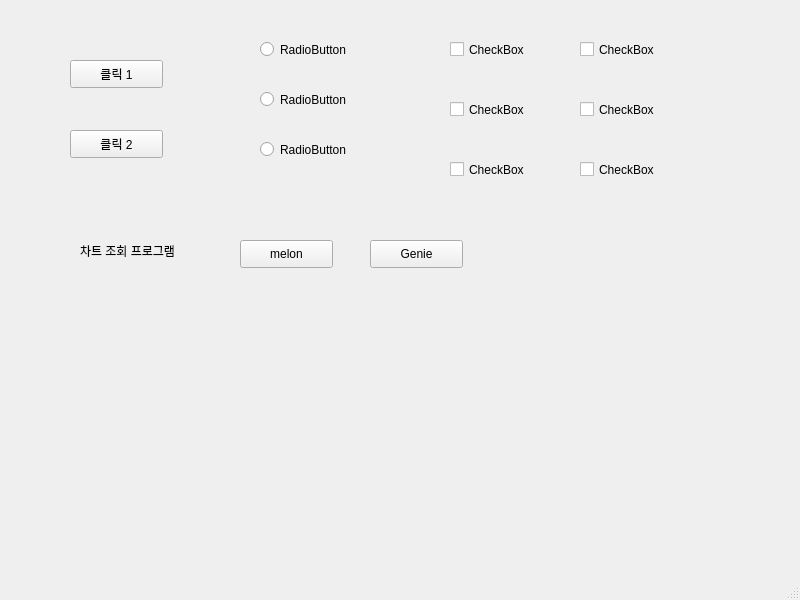
<?xml version="1.0" encoding="UTF-8"?>
<ui version="4.0">
 <class>MainWindow</class>
 <widget class="QMainWindow" name="MainWindow">
  <property name="geometry">
   <rect>
    <x>0</x>
    <y>0</y>
    <width>800</width>
    <height>600</height>
   </rect>
  </property>
  <property name="windowTitle">
   <string>MainWindow</string>
  </property>
  <widget class="QWidget" name="centralwidget">
   <widget class="QPushButton" name="pushButton_1">
    <property name="geometry">
     <rect>
      <x>70</x>
      <y>60</y>
      <width>93</width>
      <height>28</height>
     </rect>
    </property>
    <property name="text">
     <string>클릭 1</string>
    </property>
   </widget>
   <widget class="QPushButton" name="pushButton_2">
    <property name="geometry">
     <rect>
      <x>70</x>
      <y>130</y>
      <width>93</width>
      <height>28</height>
     </rect>
    </property>
    <property name="text">
     <string>클릭 2</string>
    </property>
   </widget>
   <widget class="QRadioButton" name="radioButton_1">
    <property name="geometry">
     <rect>
      <x>260</x>
      <y>40</y>
      <width>108</width>
      <height>19</height>
     </rect>
    </property>
    <property name="text">
     <string>RadioButton</string>
    </property>
   </widget>
   <widget class="QRadioButton" name="radioButton_2">
    <property name="geometry">
     <rect>
      <x>260</x>
      <y>90</y>
      <width>108</width>
      <height>19</height>
     </rect>
    </property>
    <property name="text">
     <string>RadioButton</string>
    </property>
   </widget>
   <widget class="QRadioButton" name="radioButton_3">
    <property name="geometry">
     <rect>
      <x>260</x>
      <y>140</y>
      <width>108</width>
      <height>19</height>
     </rect>
    </property>
    <property name="text">
     <string>RadioButton</string>
    </property>
   </widget>
   <widget class="QCheckBox" name="check1">
    <property name="geometry">
     <rect>
      <x>450</x>
      <y>40</y>
      <width>96</width>
      <height>19</height>
     </rect>
    </property>
    <property name="text">
     <string>CheckBox</string>
    </property>
   </widget>
   <widget class="QCheckBox" name="check2">
    <property name="geometry">
     <rect>
      <x>450</x>
      <y>100</y>
      <width>96</width>
      <height>19</height>
     </rect>
    </property>
    <property name="text">
     <string>CheckBox</string>
    </property>
   </widget>
   <widget class="QCheckBox" name="check3">
    <property name="geometry">
     <rect>
      <x>450</x>
      <y>160</y>
      <width>96</width>
      <height>19</height>
     </rect>
    </property>
    <property name="text">
     <string>CheckBox</string>
    </property>
   </widget>
   <widget class="QCheckBox" name="checkBox3">
    <property name="geometry">
     <rect>
      <x>580</x>
      <y>160</y>
      <width>96</width>
      <height>19</height>
     </rect>
    </property>
    <property name="text">
     <string>CheckBox</string>
    </property>
   </widget>
   <widget class="QCheckBox" name="checkBox2">
    <property name="geometry">
     <rect>
      <x>580</x>
      <y>100</y>
      <width>96</width>
      <height>19</height>
     </rect>
    </property>
    <property name="text">
     <string>CheckBox</string>
    </property>
   </widget>
   <widget class="QCheckBox" name="checkBox1">
    <property name="geometry">
     <rect>
      <x>580</x>
      <y>40</y>
      <width>96</width>
      <height>19</height>
     </rect>
    </property>
    <property name="text">
     <string>CheckBox</string>
    </property>
   </widget>
   <widget class="QLabel" name="label">
    <property name="geometry">
     <rect>
      <x>80</x>
      <y>230</y>
      <width>201</width>
      <height>41</height>
     </rect>
    </property>
    <property name="text">
     <string>차트 조회 프로그램</string>
    </property>
   </widget>
   <widget class="QPushButton" name="pushButton_3">
    <property name="geometry">
     <rect>
      <x>240</x>
      <y>240</y>
      <width>93</width>
      <height>28</height>
     </rect>
    </property>
    <property name="text">
     <string>melon</string>
    </property>
   </widget>
   <widget class="QPushButton" name="pushButton_4">
    <property name="geometry">
     <rect>
      <x>370</x>
      <y>240</y>
      <width>93</width>
      <height>28</height>
     </rect>
    </property>
    <property name="text">
     <string>Genie</string>
    </property>
   </widget>
  </widget>
  <widget class="QMenuBar" name="menubar">
   <property name="geometry">
    <rect>
     <x>0</x>
     <y>0</y>
     <width>800</width>
     <height>26</height>
    </rect>
   </property>
  </widget>
  <widget class="QStatusBar" name="statusbar"/>
 </widget>
 <resources/>
 <connections/>
</ui>
